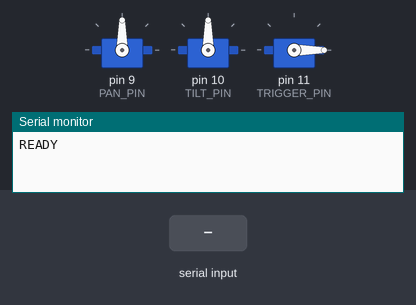
The sketch below on a simulated Arduino Uno, built with avr-gcc and run on an emulated ATmega328P. Parts: 3 × servo, the last lines printed to the serial monitor. The test bench sets the inputs (shaded band).

Above: at 1.2 s.
1.3 s: "L90,45\n" received over Serial
At 2.0 s:
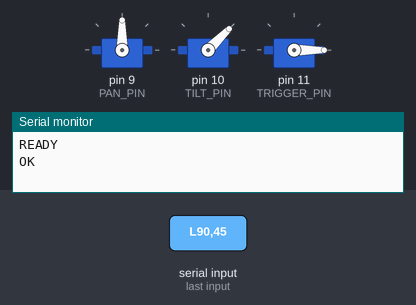
2.8 s: "F\n" received over Serial
At 3.2 s:
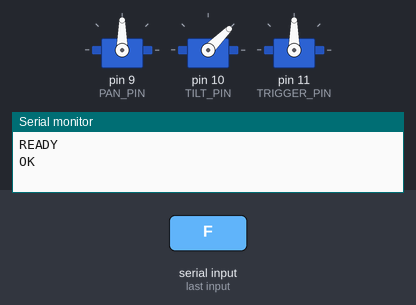
4.8 s: "P,45\n" received over Serial
At 5.8 s:
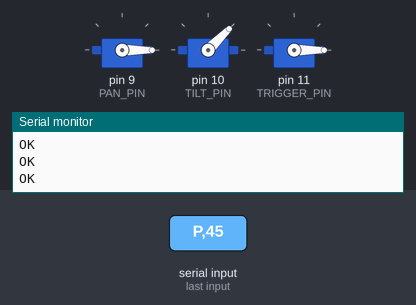
6.3 s: "f\n" received over Serial
At 6.7 s:
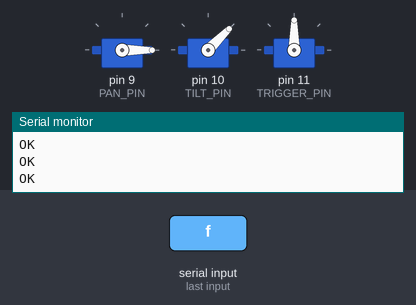
8.3 s: "T90\n" received over Serial
At 9.5 s:
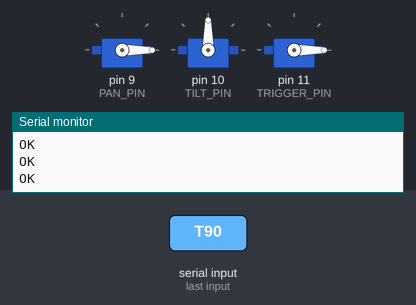
9.8 s: "T,45\n" received over Serial
At 10.8 s:
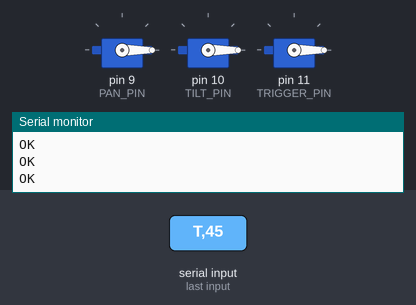
Timing chart, 0 to 12.3 s (numbered marks = the images above; inputs shaded):
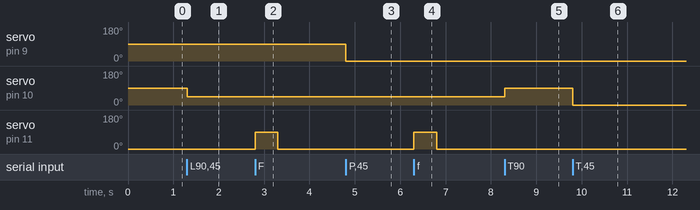

Measured:
- after the input at 1.3 s, servo on pin 10 (TILT_PIN): 90° → 45° at once
- after the input at 2.8 s, servo on pin 11 (TRIGGER_PIN): 0° → 90° at once, → 0° 0.50 s later
- after the input at 4.8 s, servo on pin 9 (PAN_PIN): 90° → 0° at once
- after the input at 6.3 s, servo on pin 11 (TRIGGER_PIN): 0° → 90° at once, → 0° 0.50 s later
- after the input at 8.3 s, servo on pin 10 (TILT_PIN): 45° → 90° at once
- after the input at 9.8 s, servo on pin 10 (TILT_PIN): 90° → 0° at once

The sketch:

servo_driver.ino
```cpp
/*
 * WaterWake Servo Driver — Arduino Uno R3
 *
 * Receives serial commands from Raspberry Pi and drives 3 servos
 * using the hardware-backed Servo library (no jitter).
 *
 * Wiring:
 *   Pin 9  -> Pan servo signal  (horizontal aim)
 *   Pin 10 -> Tilt servo signal (vertical aim)
 *   Pin 11 -> Trigger servo signal
 *   All servo power (red) -> external 5 V supply (NOT the Arduino 5 V pin)
 *   All servo ground (brown/black) -> common GND with Arduino
 *
 * Serial protocol  (9600 baud, newline-terminated):
 *
 *   COMMAND        DESCRIPTION
 *   P<angle>       Set pan angle   (0-180)
 *   T<angle>       Set tilt angle  (0-180)
 *   G<angle>       Set trigger angle directly (0-180)
 *   F              Fire — pull trigger, hold, release
 *   C              Center all servos
 *   S              Report current positions
 *   L<p>,<t>       Set pan AND tilt in one command (less latency)
 *
 * Responses:
 *   OK             Command executed
 *   POS:p,t,g      Current positions  (response to S)
 *   READY          Sent once on boot
 *   ERR:<msg>      Something went wrong
 */

#include <Servo.h>

// --------------- Pin assignments ---------------
static const int PAN_PIN     = 9;
static const int TILT_PIN    = 10;
static const int TRIGGER_PIN = 11;

// --------------- Default angles ----------------
static const int PAN_CENTER     = 90;
static const int TILT_CENTER    = 90;
static const int TRIGGER_REST   = 0;
static const int TRIGGER_FIRE   = 90;

// --------------- Limits ------------------------
static const int ANGLE_MIN = 0;
static const int ANGLE_MAX = 180;

// --------------- Fire timing -------------------
static const unsigned long FIRE_HOLD_MS = 500;

// --------------- Servo objects -----------------
Servo panServo;
Servo tiltServo;
Servo triggerServo;

// --------------- State -------------------------
int currentPan     = PAN_CENTER;
int currentTilt    = TILT_CENTER;
int currentTrigger = TRIGGER_REST;

// --------------- Serial buffer -----------------
static const int BUF_SIZE = 64;
char buf[BUF_SIZE];
int  bufPos = 0;

// -----------------------------------------------
//  Helpers
// -----------------------------------------------

int clampAngle(int angle) {
    if (angle < ANGLE_MIN) return ANGLE_MIN;
    if (angle > ANGLE_MAX) return ANGLE_MAX;
    return angle;
}

void centerAll() {
    currentPan     = PAN_CENTER;
    currentTilt    = TILT_CENTER;
    currentTrigger = TRIGGER_REST;

    panServo.write(PAN_CENTER);
    tiltServo.write(TILT_CENTER);
    triggerServo.write(TRIGGER_REST);
}

void fireTrigger() {
    triggerServo.write(TRIGGER_FIRE);
    currentTrigger = TRIGGER_FIRE;
    delay(FIRE_HOLD_MS);
    triggerServo.write(TRIGGER_REST);
    currentTrigger = TRIGGER_REST;
}

// -----------------------------------------------
//  Command processing
// -----------------------------------------------

void processCommand(const char* cmd, int len) {
    if (len == 0) return;

    char type = cmd[0];
    const char* arg = cmd + 1;   // everything after the first char

    switch (type) {

    case 'P': case 'p': {
        int angle = clampAngle(atoi(arg));
        currentPan = angle;
        panServo.write(angle);
        Serial.println("OK");
        break;
    }

    case 'T': case 't': {
        int angle = clampAngle(atoi(arg));
        currentTilt = angle;
        tiltServo.write(angle);
        Serial.println("OK");
        break;
    }

    case 'G': case 'g': {
        int angle = clampAngle(atoi(arg));
        currentTrigger = angle;
        triggerServo.write(angle);
        Serial.println("OK");
        break;
    }

    case 'L': case 'l': {
        // Combined pan,tilt command: "L90,45"
        int pan = clampAngle(atoi(arg));
        const char* comma = strchr(arg, ',');
        if (comma) {
            int tilt = clampAngle(atoi(comma + 1));
            currentPan  = pan;
            currentTilt = tilt;
            panServo.write(pan);
            tiltServo.write(tilt);
            Serial.println("OK");
        } else {
            Serial.println("ERR:L needs pan,tilt");
        }
        break;
    }

    case 'F': case 'f':
        fireTrigger();
        Serial.println("OK");
        break;

    case 'C': case 'c':
        centerAll();
        Serial.println("OK");
        break;

    case 'S': case 's':
        Serial.print("POS:");
        Serial.print(currentPan);
        Serial.print(',');
        Serial.print(currentTilt);
        Serial.print(',');
        Serial.println(currentTrigger);
        break;

    default:
        Serial.print("ERR:unknown '");
        Serial.print(type);
        Serial.println("'");
        break;
    }
}

// -----------------------------------------------
//  Arduino entry points
// -----------------------------------------------

void setup() {
    Serial.begin(9600);

    panServo.attach(PAN_PIN);
    tiltServo.attach(TILT_PIN);
    triggerServo.attach(TRIGGER_PIN);

    centerAll();

    Serial.println("READY");
}

void loop() {
    while (Serial.available() > 0) {
        char c = (char)Serial.read();

        if (c == '\n' || c == '\r') {
            if (bufPos > 0) {
                buf[bufPos] = '\0';
                processCommand(buf, bufPos);
                bufPos = 0;
            }
        } else if (bufPos < BUF_SIZE - 1) {
            buf[bufPos++] = c;
        }
    }
}
```
